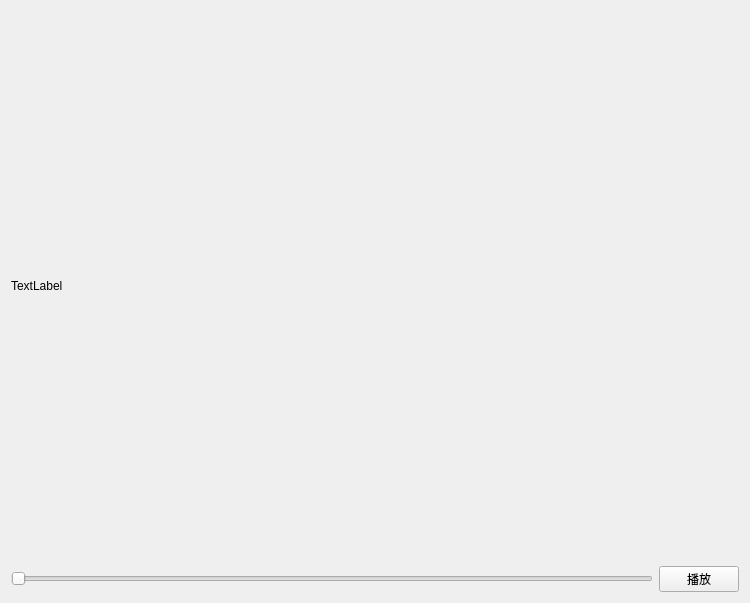
<?xml version="1.0" encoding="UTF-8"?>
<ui version="4.0">
 <class>Playbk</class>
 <widget class="QWidget" name="Playbk">
  <property name="geometry">
   <rect>
    <x>0</x>
    <y>0</y>
    <width>750</width>
    <height>603</height>
   </rect>
  </property>
  <property name="windowTitle">
   <string>Form</string>
  </property>
  <layout class="QGridLayout" name="gridLayout">
   <item row="0" column="0">
    <widget class="QLabel" name="label">
     <property name="text">
      <string>TextLabel</string>
     </property>
    </widget>
   </item>
   <item row="1" column="0">
    <widget class="QSlider" name="slider">
     <property name="orientation">
      <enum>Qt::Horizontal</enum>
     </property>
    </widget>
   </item>
   <item row="1" column="1">
    <widget class="QPushButton" name="pushButton">
     <property name="text">
      <string>播放</string>
     </property>
    </widget>
   </item>
  </layout>
 </widget>
 <resources/>
 <connections/>
</ui>
